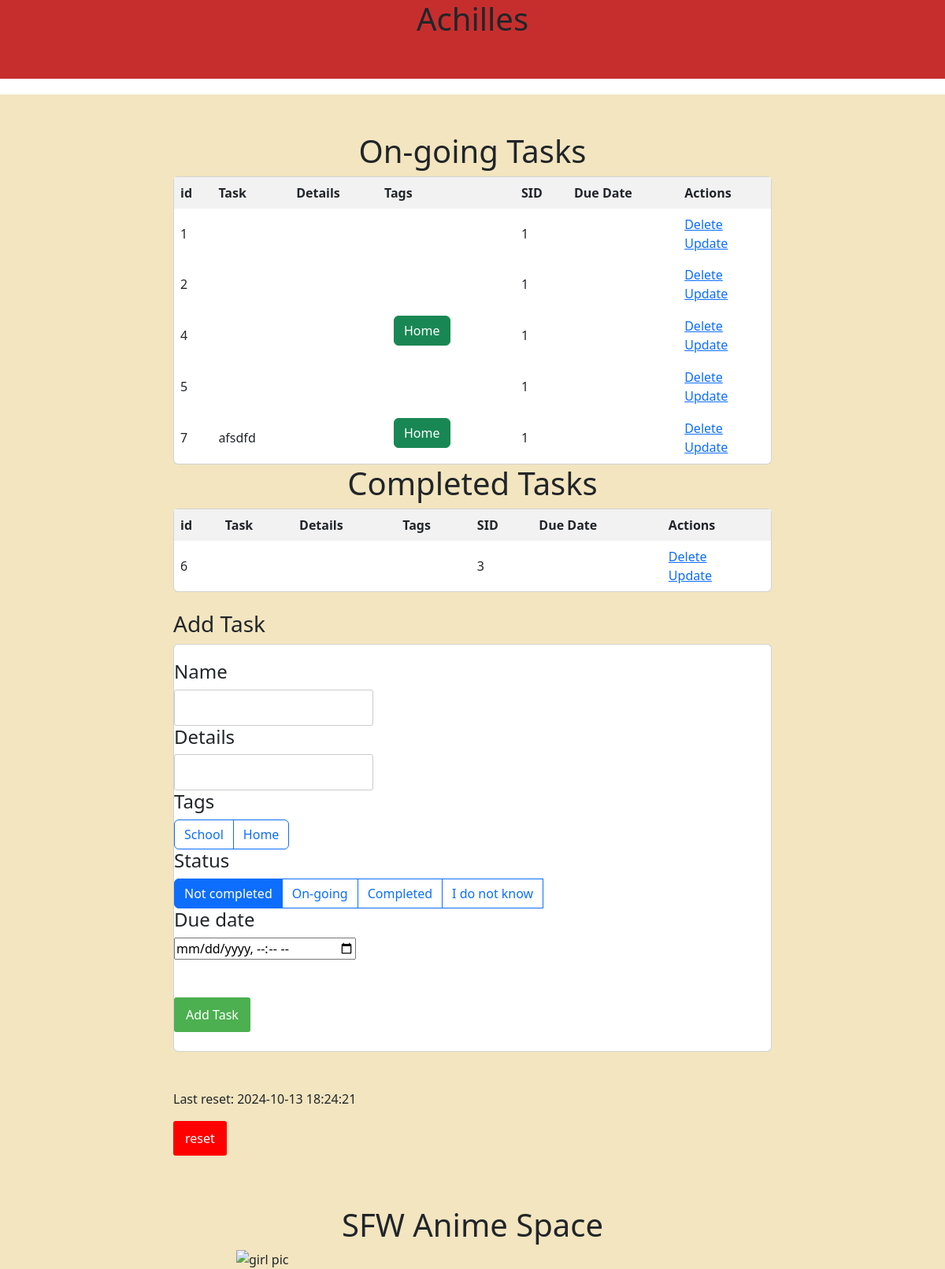
The page / on the database its author committed.
### tables this page shows
CREATE TABLE Tasks (
    TID INTEGER PRIMARY KEY AUTOINCREMENT,
    Name VARCHAR(255) DEFAULT 'No-Name' NOT NULL,
    Details VARCHAR(255) DEFAULT NULL,
    SID INTEGER DEFAULT 0 NOT NULL,
    DDate DATETIME,
    FOREIGN KEY (SID) REFERENCES Status(SID)
);

CREATE TABLE TT (
    TkID INTEGER,
    TgID INTEGER,
    PRIMARY KEY (TkID, TgID),
    FOREIGN KEY (TkID) REFERENCES Tasks(TID),
    FOREIGN KEY (TgID) REFERENCES Tags(TID)
);

CREATE TABLE Tags (
    TID INTEGER PRIMARY KEY AUTOINCREMENT,
    Name VARCHAR(255) UNIQUE
);

CREATE TABLE Status (
    SID INTEGER PRIMARY KEY AUTOINCREMENT,
    Name VARCHAR(255) UNIQUE
);

### app.py (the view)
@app.route('/', methods=['POST', 'GET'])
def index():
    if request.method == "POST":
        if 'reset' in request.form:
            with open("reset.txt", 'w') as f:
                f.write(datetime.now(pytz.timezone('Asia/Hong_Kong')).strftime("%Y-%m-%d %H:%M:%S"))
            reset()
            return redirect('/')
        print(request.form)
        con = request.form['con']
        det = request.form['det']
        opt = request.form['opt']
        date = request.form['date']
        query = f"INSERT INTO Tasks (Name, Details, SID, DDate) VALUES ('{con}', '{det}', {opt}, '{date}')"
        try:
            raw(query)
            tk = raww("SELECT MAX(TID) FROM Tasks")
            tk = tk[0][0]
            for i in request.form:
                if 'tag' in i:
                    tq = f"INSERT INTO TT (TkID, TgID) VALUES ({tk}, {request.form[i]})"
                    raw(tq)
            return redirect('/')
        except:
            return render_template('error.html', s="invalid input")
    else:
        setup()
        init()
        uncom = raww("SELECT * FROM Tasks WHERE SID <> 3")
        com = raww("SELECT * FROM Tasks WHERE SID = 3")
        tags = raww("SELECT * FROM Tags")
        status = raww("SELECT * FROM Status")
        tt = raww("SELECT * FROM TT")
        with open("reset.txt", 'r') as f:
            last = f.read()
        return render_template('index.html', uncom = uncom, com = com, url=get_girl(), tags=tags, status=status, last=last, tt=tt)

### app.py (called while the page is built)
def get_girl():
    return "https://pic.re/image?max_size=1023"

### db.py (called while the page is built)
def setup():
    with sqlite3.connect("info.db") as con:
        cur = con.cursor()
        for i in tables:
            cur.execute(map[i])
        con.commit()

def raww(query):
    with sqlite3.connect("info.db") as con:
        cur = con.cursor()
        res = cur.execute(query)
        res = res.fetchall()
        con.commit()
    return res

def ins(a, b):
    q = f"SELECT 1 FROM {b} WHERE EXISTS (SELECT * FROM {b} WHERE Name = '{a}')"
    t = raww(q)
    if len(t)==0:
        q2 = f"INSERT INTO {b} (Name) VALUES ('{a}')"
        return q2
    return ""

def init():
    with sqlite3.connect("info.db") as con:
        cur = con.cursor()
        lt = ["Not completed", "On-going", "Completed", "I do not know"]
        for i in lt:
            cur.execute(ins(i, "Status"))
        lt = ["School", "Home"]
        for i in lt:
            cur.execute(ins(i, "Tags"))

### templates/index.html (shortened to what this page needs)
{% extends 'base.html' %}
{% block body %}
<div class="content pt-5">
    <h1>On-going Tasks</h1>
    <div class="card">
        <table>
            <tr>
                <th>id</th>
                <th>Task</th>
                <th>Details</th>
                <th>Tags</th>
                <th>SID</th>
                <th>Due Date</th>
                <th>Actions</th>
            </tr>
            {% for i in uncom %}
            <tr>
                <td>{{i[0]}}</td>
                <td>{{i[1]}}</td>
                <td>{{i[2]}}</td>
                <td>
                    <div class="container">
                        {% for j in tt%}
                        {% if i[0] ==j[0]%}
                        <button type="button" class="btn btn-success">{{tags[j[1]-1][1]}}</button>
                        {% endif %}
                        {% endfor %}
                    </div>
                </td>
                <td>{{i[3]}}</td>
                <td>{{i[4]}}</td>
                <td>
                    <a href="/delete/{{i[0]}}">Delete</a>
                    <br>
                    <a href="/update/{{i[0]}}">Update</a>
                </td>
            </tr>
            {% endfor %}
        </table>
    </div>
    <h1>Completed Tasks</h1>
    <div class="card">
        <table>
            <tr>
                <th>id</th>
                <th>Task</th>
                <th>Details</th>
                <th>Tags</th>
                <th>SID</th>
                <th>Due Date</th>
                <th>Actions</th>
            </tr>
            {% for i in com %}
            <tr>
                <td>{{i[0]}}</td>
                <td>{{i[1]}}</td>
                <td>{{i[2]}}</td>
                <td>
                </td>
                <td>{{i[3]}}</td>
                <td>{{i[4]}}</td>
                <td>
                    <a href="/delete/{{i[0]}}">Delete</a>
                    <br>
                    <a href="/update/{{i[0]}}">Update</a>
                </td>
            </tr>
            {% endfor %}
        </table>
    </div>
    <br />
    <h3>Add Task</h3>
    <div class="card">
        <form action="/" method="POST">
            <h4>Name</h4>
            <input type="text" name="con" id="content">
            <br />
            <h4>Details</h4>
            <input type="text" name="det" id="det">
            <br />
            <h4>Tags</h4>
            <div class="btn-group" role="group" aria-label="Basic checkbox toggle button group">
                {% for tag in tags %}
                <label class="btn btn-outline-primary" for="btncheck{{tag[0]}}">{{tag[1]}}</label>
                {% endfor %}
            </div>
            <h4>Status</h4>
            <div class="btn-group" role="group" aria-label="Basic radio toggle button group">
                {% for i in status %}
                <label class="btn btn-outline-primary" for="status{{i[0]}}">{{i[1]}}</label>
                <br />
                {% endfor %}
            </div>
            <br />
            <h4>Due date</h4>
            <input type="datetime-local" name="date" id="deadline">
            <br />
            <br />
            <br />
            <input type="submit" value="Add Task">
            <br />
            <br />
    </div>
    <br />
    <br />
    <p>Last reset: {{last}}</p>
    <input type="submit" style="background-color:red;" name="reset" value="reset">
</div>
<br />
<h1> SFW Anime Space </h1>
<img src="{{url}}" alt="girl pic" class="center">
{% endblock %}

### templates/base.html (shortened to what this page needs)
<!doctype html>
<html lang="en">
<head>
    <link rel="stylesheet" href="{{ url_for('static', filename='css/main.css') }}">
    <link href="https://cdn.jsdelivr.net/npm/bootstrap@5.3.3/dist/css/bootstrap.min.css" rel="stylesheet">
</head>
<body>
    <div style="background-color: #C62E2E; height: 100px">
        <h1 class="center">Achilles</h1>
    </div>
    <div style="background-color: #F2E5BF">
        {% block body %}{% endblock %}
    </div>
</body>
</html>

### static/css/main.css (style rules this page uses)
body { font-family: Arial, sans-serif; margin: 0; padding: 0; }
.content { max-width: 800px; margin: 20px auto; padding: 20px; }
h1 { text-align: center; margin-bottom: 20px; }
table { width: 100%; border-collapse: collapse; }
th, td { border: 1px solid #ccc; padding: 8px; text-align: left; }
th { background-color: #f2f2f2; }
form { margin-top: 20px; }
input[type="text"] { padding: 10px; border: 1px solid #ccc; border-radius: 3px; }
input[type="submit"] { padding: 10px 15px; background-color: #4caf50; color: white; border: none; cursor: pointer; border-radius: 3px; }
a { text-decoration: none; color: #333; }
.center { display: block; margin-left: auto; margin-right: auto; width: 50%; }
.container { display: block; position: relative; padding-left: 35px; margin-bottom: 12px; cursor: pointer; font-size: 22px; -webkit-user-select: none; -moz-user-select: none; -ms-user-select: none; user-select: none; }

### rows shown on the page
Tasks: TID "1", SID "1"
Tasks: TID "2", SID "1"
Tasks: TID "4", SID "1"
TT: TgID.Name "Home"
Tasks: TID "5", SID "1"
Tasks: TID "7", Name "afsdfd", SID "1"
TT: TgID.Name "Home"
Tasks: TID "6", SID "3"
Tags: Name "School"
Tags: Name "Home"
Status: Name "Not completed"
Status: Name "On-going"
Status: Name "Completed"
Status: Name "I do not know"

### other values the page prints
{{ last }} "2024-10-13 18:24:21"
